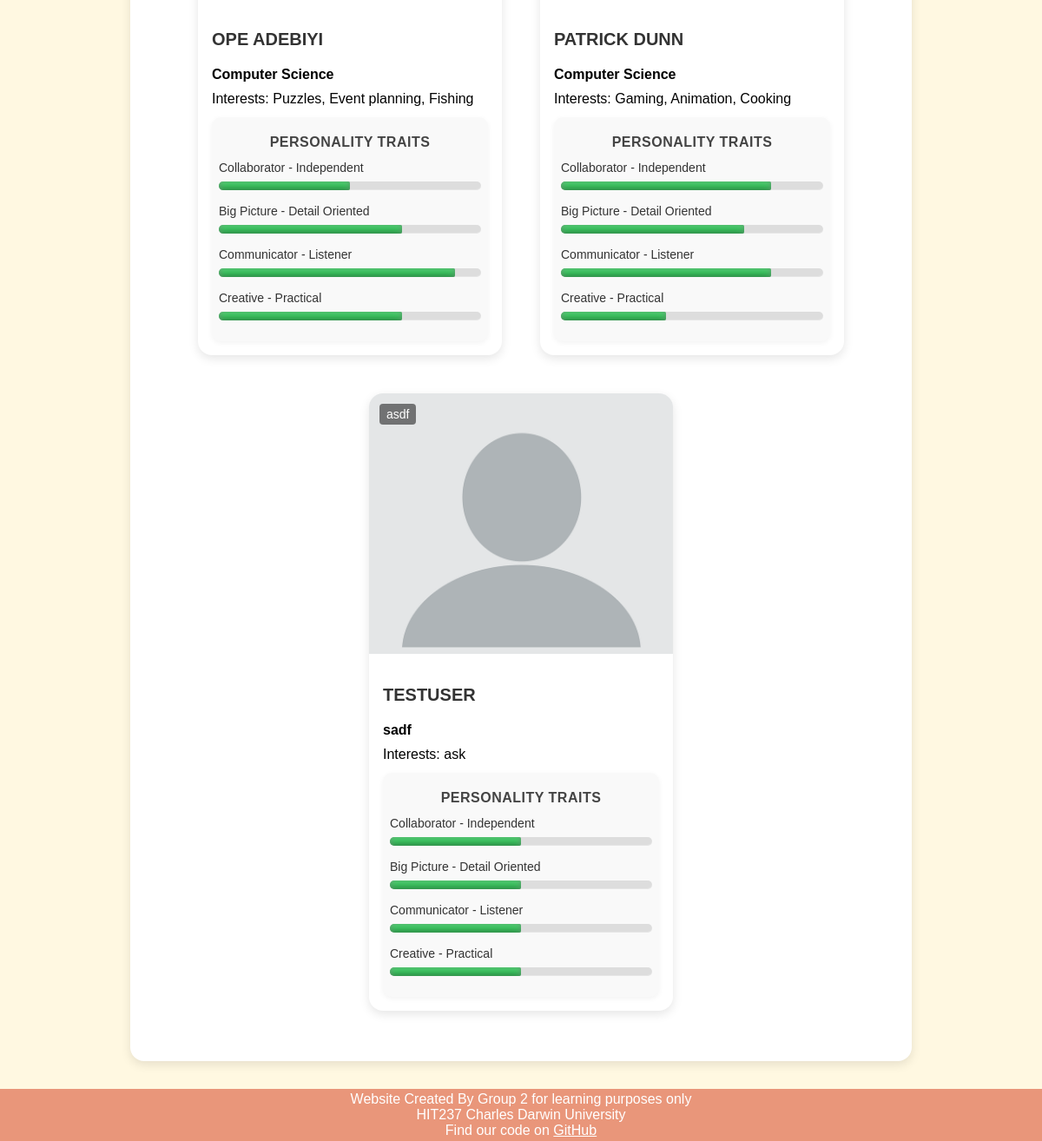
Page /about/ (lower part) on the earlier database version.
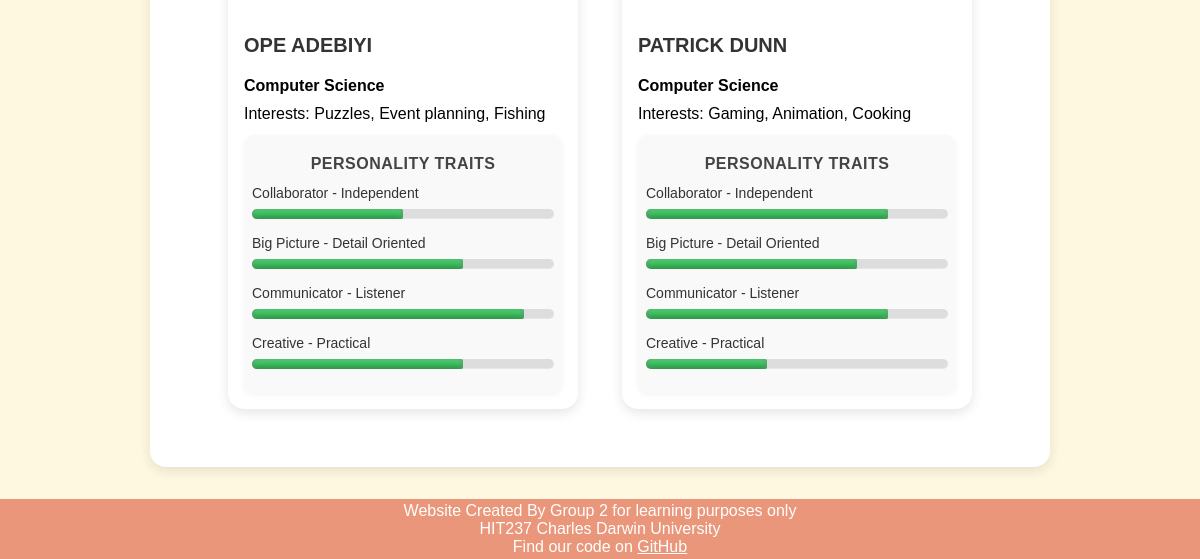
Same page on the later database version.
### mango_disease_app/models.py (models this page shows, shortened)
class UserProfile(models.Model):
    user = models.OneToOneField(
        User,
        on_delete=models.CASCADE,
        limit_choices_to={'is_superuser': True},
    )
    student_number = models.CharField(max_length=7)
    degree = models.CharField(max_length=30)
    interests = models.CharField(max_length=100)
    image = models.ImageField(upload_to="author_images/", default="author_images/blank.png")
    collaborator_independent = models.SmallIntegerField(validators=[MinValueValidator(0), MaxValueValidator(10)], default=5)
    bigPicture_detailOriented = models.SmallIntegerField(validators=[MinValueValidator(0), MaxValueValidator(10)], default=5)
    communicator_listener = models.SmallIntegerField(validators=[MinValueValidator(0), MaxValueValidator(10)], default=5)
    creative_practical = models.SmallIntegerField(validators=[MinValueValidator(0), MaxValueValidator(10)], default=5)

### mango_disease_app/views/core_views.py (the view)
# urls.py: re_path(r'^about/$', views.about, name='about'),
def about(request):
    authors = UserProfile.objects.all()
    page_data = {'cards': authors}
    return render(request, 'mango_disease_app/site_base/about.html', page_data)

### mango_disease_app/context_processors.py (called while the page is built)
def disease_menu(request):
    return {'navs': Disease.objects.all()}

### mango_disease_app/templatetags/custom_filters.py (called while the page is built)
@register.filter
def multiply(value, arg):
    try:
        return float(value) * float(arg)
    except (ValueError, TypeError):
        return ''

### mango_disease_app/templates/mango_disease_app/site_base/about.html (shortened to what this page needs)
{% extends 'mango_disease_app/site_base/base.html' %}
{% load custom_filters %}
{% load static %}
{% block content %}
<div class="card-container">
    {% for author in cards %}
    <div class="card">
        <div class="image-wrapper">
            <img class="author_img" src="{{ author.image.url|default:"author_images/blank.png" }}">
            <p class="overlay-text">{{ author.student_number }}</p>
        </div>
        <div class="card-content">
            <h3>{{ author.user.get_full_name|default:author.user.username|upper }}</h3>
            <h4>{{ author.degree }}</h4>
            <p>Interests: {{ author.interests }}</p>
            <div class="traits-box">
                <h5>PERSONALITY TRAITS</h5>
                <label for="meter">Collaborator - Independent</label>
                <div class="meter">
                    <span style="width: {{ author.collaborator_independent|multiply:10 }}%"> </span>
                </div>
                <label for="meter">Big Picture - Detail Oriented</label>
                <div class="meter">
                    <span style="width: {{ author.bigPicture_detailOriented|multiply:10 }}%"></span>
                </div>
                <label for="meter">Communicator - Listener</label>
                <div class="meter">
                    <span style="width: {{ author.communicator_listener|multiply:10 }}%"></span>
                </div>
                <label for="meter">Creative - Practical</label>
                <div class="meter">
                    <span style="width: {{ author.creative_practical|multiply:10 }}%"></span>
                </div>
            </div>
        </div>
    </div>
    {% endfor %}
</div>
{% endblock %}

Differences in the rows shown:
removed UserProfile: image (placeholder picture), student_number "asdf", user.get_full_name "TESTUSER", degree "sadf", interests "ask", collaborator_independent 5 (drawn), bigPicture_detailOriented 5 (drawn), communicator_listener 5 (drawn), creative_practical 5 (drawn)
